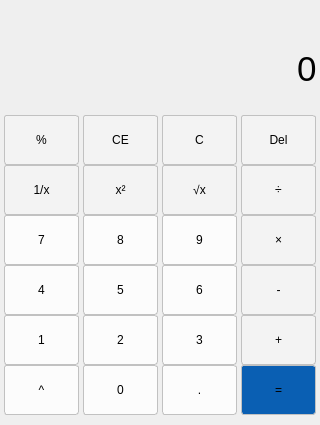
<?xml version="1.0" encoding="UTF-8"?>
<ui version="4.0">
 <class>CalculatorClass</class>
 <widget class="QWidget" name="CalculatorClass">
  <property name="geometry">
   <rect>
    <x>0</x>
    <y>0</y>
    <width>320</width>
    <height>425</height>
   </rect>
  </property>
  <property name="minimumSize">
   <size>
    <width>320</width>
    <height>425</height>
   </size>
  </property>
  <property name="maximumSize">
   <size>
    <width>320</width>
    <height>425</height>
   </size>
  </property>
  <property name="windowTitle">
   <string>Calculator</string>
  </property>
  <property name="styleSheet">
   <string notr="true">* {
	border: none;
	background-color: rgb(238，236，236);
}

QPushButton {
	border: 1px solid rgb(193,193,193);
	background-color: rgb(243,243,243);
	border-radius: 3px;
}

QPushButton:hover {
	background-color: rgb(221,223,221);
}

QPushButton#btn_numSign,
#btn_num0,
#btn_num1,
#btn_num2,
#btn_num3,
#btn_num4,
#btn_num5,
#btn_num6,
#btn_num7,
#btn_num8,
#btn_num9,
#btn_numDot
 {
	background-color: rgb(252,252,252);
	font: bold 12pt '微软雅黑';
}

QPushButton#btn_numSign:hover,
#btn_num0:hover,
#btn_num1:hover,
#btn_num2:hover,
#btn_num3:hover,
#btn_num4:hover,
#btn_num5:hover,
#btn_num6:hover,
#btn_num7:hover,
#btn_num8:hover,
#btn_num9:hover,
#btn_numDot:hover
 {
	border: 1px solid rgb(193,193,193);
	background-color: rgb(221,223,221);
}

#btn_equal {
	background-color: rgb(10,95,179);
}
#btn_equal:hover {
	background-color: rgb(34,110,186);
}

QLineEdit {
	background: transparent;
}
</string>
  </property>
  <layout class="QVBoxLayout" name="verticalLayout">
   <property name="spacing">
    <number>0</number>
   </property>
   <property name="leftMargin">
    <number>0</number>
   </property>
   <property name="topMargin">
    <number>0</number>
   </property>
   <property name="rightMargin">
    <number>0</number>
   </property>
   <property name="bottomMargin">
    <number>0</number>
   </property>
   <item>
    <widget class="QLineEdit" name="expLineEdit">
     <property name="minimumSize">
      <size>
       <width>0</width>
       <height>0</height>
      </size>
     </property>
     <property name="alignment">
      <set>Qt::AlignRight</set>
     </property>
     <property name="readOnly">
      <bool>true</bool>
     </property>
    </widget>
   </item>
   <item>
    <widget class="QLineEdit" name="lineEdit">
     <property name="minimumSize">
      <size>
       <width>0</width>
       <height>70</height>
      </size>
     </property>
     <property name="maximumSize">
      <size>
       <width>16777215</width>
       <height>70</height>
      </size>
     </property>
  <property name="alignment">
      <set>Qt::AlignRight</set>
     </property>
     <property name="font">
      <font>
       <pointsize>26</pointsize>
      </font>
     </property>
     <property name="text">
      <string>0</string>
     </property>
    </widget>
   </item>
   <item>
    <layout class="QGridLayout" name="gridLayout">
     <property name="topMargin">
      <number>2</number>
     </property>
     <property name="spacing">
      <number>0</number>
     </property>
     <item row="4" column="1">
      <widget class="QPushButton" name="btn_num2">
       <property name="minimumSize">
        <size>
         <width>75</width>
         <height>50</height>
        </size>
       </property>
       <property name="maximumSize">
        <size>
         <width>75</width>
         <height>50</height>
        </size>
       </property>
       <property name="text">
        <string>2</string>
       </property>
      </widget>
     </item>
     <item row="3" column="3">
      <widget class="QPushButton" name="btn_sub">
       <property name="minimumSize">
        <size>
         <width>75</width>
         <height>50</height>
        </size>
       </property>
       <property name="maximumSize">
        <size>
         <width>75</width>
         <height>50</height>
        </size>
       </property>
       <property name="text">
        <string>-</string>
       </property>
      </widget>
     </item>
     <item row="5" column="1">
      <widget class="QPushButton" name="btn_num0">
       <property name="minimumSize">
        <size>
         <width>75</width>
         <height>50</height>
        </size>
       </property>
       <property name="maximumSize">
        <size>
         <width>75</width>
         <height>50</height>
        </size>
       </property>
       <property name="text">
        <string>0</string>
       </property>
      </widget>
     </item>
     <item row="1" column="0">
      <widget class="QPushButton" name="pushButton_2">
       <property name="minimumSize">
        <size>
         <width>75</width>
         <height>50</height>
        </size>
       </property>
       <property name="maximumSize">
        <size>
         <width>75</width>
         <height>50</height>
        </size>
       </property>
       <property name="text">
        <string>1/x</string>
       </property>
      </widget>
     </item>
     <item row="3" column="0">
      <widget class="QPushButton" name="btn_num4">
       <property name="minimumSize">
        <size>
         <width>75</width>
         <height>50</height>
        </size>
       </property>
       <property name="maximumSize">
        <size>
         <width>75</width>
         <height>50</height>
        </size>
       </property>
       <property name="text">
        <string>4</string>
       </property>
      </widget>
     </item>
     <item row="0" column="3">
      <widget class="QPushButton" name="btn_del">
       <property name="minimumSize">
        <size>
         <width>75</width>
         <height>50</height>
        </size>
       </property>
       <property name="maximumSize">
        <size>
         <width>75</width>
         <height>50</height>
        </size>
       </property>
       <property name="text">
        <string>Del</string>
       </property>
      </widget>
     </item>
     <item row="5" column="0">
      <widget class="QPushButton" name="btn_numSign">
       <property name="minimumSize">
        <size>
         <width>75</width>
         <height>50</height>
        </size>
       </property>
       <property name="maximumSize">
        <size>
         <width>75</width>
         <height>50</height>
        </size>
       </property>
       <property name="text">
        <string>^</string>
       </property>
      </widget>
     </item>
     <item row="3" column="1">
      <widget class="QPushButton" name="btn_num5">
       <property name="minimumSize">
        <size>
         <width>75</width>
         <height>50</height>
        </size>
       </property>
       <property name="maximumSize">
        <size>
         <width>75</width>
         <height>50</height>
        </size>
       </property>
       <property name="text">
        <string>5</string>
       </property>
      </widget>
     </item>
     <item row="4" column="2">
      <widget class="QPushButton" name="btn_num3">
       <property name="minimumSize">
        <size>
         <width>75</width>
         <height>50</height>
        </size>
       </property>
       <property name="maximumSize">
        <size>
         <width>75</width>
         <height>50</height>
        </size>
       </property>
       <property name="text">
        <string>3</string>
       </property>
      </widget>
     </item>
     <item row="4" column="0">
      <widget class="QPushButton" name="btn_num1">
       <property name="minimumSize">
        <size>
         <width>75</width>
         <height>50</height>
        </size>
       </property>
       <property name="maximumSize">
        <size>
         <width>75</width>
         <height>50</height>
        </size>
       </property>
       <property name="text">
        <string>1</string>
       </property>
      </widget>
     </item>
     <item row="4" column="3">
      <widget class="QPushButton" name="btn_plus">
       <property name="minimumSize">
        <size>
         <width>75</width>
         <height>50</height>
        </size>
       </property>
       <property name="maximumSize">
        <size>
         <width>75</width>
         <height>50</height>
        </size>
       </property>
       <property name="text">
        <string>+</string>
       </property>
      </widget>
     </item>
     <item row="0" column="2">
      <widget class="QPushButton" name="pushButton_16">
       <property name="minimumSize">
        <size>
         <width>75</width>
         <height>50</height>
        </size>
       </property>
       <property name="maximumSize">
        <size>
         <width>75</width>
         <height>50</height>
        </size>
       </property>
       <property name="text">
        <string>C</string>
       </property>
      </widget>
     </item>
     <item row="1" column="2">
      <widget class="QPushButton" name="pushButton_20">
       <property name="minimumSize">
        <size>
         <width>75</width>
         <height>50</height>
        </size>
       </property>
       <property name="maximumSize">
        <size>
         <width>75</width>
         <height>50</height>
        </size>
       </property>
       <property name="text">
        <string>√x</string>
       </property>
      </widget>
     </item>
     <item row="5" column="2">
      <widget class="QPushButton" name="btn_numDot">
       <property name="minimumSize">
        <size>
         <width>75</width>
         <height>50</height>
        </size>
       </property>
       <property name="maximumSize">
        <size>
         <width>75</width>
         <height>50</height>
        </size>
       </property>
       <property name="text">
        <string>.</string>
       </property>
      </widget>
     </item>
     <item row="5" column="3">
      <widget class="QPushButton" name="btn_equal">
       <property name="minimumSize">
        <size>
         <width>75</width>
         <height>50</height>
        </size>
       </property>
       <property name="maximumSize">
        <size>
         <width>75</width>
         <height>50</height>
        </size>
       </property>
       <property name="text">
        <string>=</string>
       </property>
      </widget>
     </item>
     <item row="0" column="1">
      <widget class="QPushButton" name="pushButton_9">
       <property name="minimumSize">
        <size>
         <width>75</width>
         <height>50</height>
        </size>
       </property>
       <property name="maximumSize">
        <size>
         <width>75</width>
         <height>50</height>
        </size>
       </property>
       <property name="text">
        <string>CE</string>
       </property>
      </widget>
     </item>
     <item row="2" column="3">
      <widget class="QPushButton" name="btn_mul">
       <property name="minimumSize">
        <size>
         <width>75</width>
         <height>50</height>
        </size>
       </property>
       <property name="maximumSize">
        <size>
         <width>75</width>
         <height>50</height>
        </size>
       </property>
       <property name="text">
        <string>×</string>
       </property>
      </widget>
     </item>
     <item row="0" column="0">
      <widget class="QPushButton" name="pushButton">
       <property name="minimumSize">
        <size>
         <width>75</width>
         <height>50</height>
        </size>
       </property>
       <property name="maximumSize">
        <size>
         <width>75</width>
         <height>50</height>
        </size>
       </property>
       <property name="text">
        <string>%</string>
       </property>
      </widget>
     </item>
     <item row="2" column="1">
      <widget class="QPushButton" name="btn_num8">
       <property name="minimumSize">
        <size>
         <width>75</width>
         <height>50</height>
        </size>
       </property>
       <property name="maximumSize">
        <size>
         <width>75</width>
         <height>50</height>
        </size>
       </property>
       <property name="text">
        <string>8</string>
       </property>
      </widget>
     </item>
     <item row="2" column="2">
      <widget class="QPushButton" name="btn_num9">
       <property name="minimumSize">
        <size>
         <width>75</width>
         <height>50</height>
        </size>
       </property>
       <property name="maximumSize">
        <size>
         <width>75</width>
         <height>50</height>
        </size>
       </property>
       <property name="text">
        <string>9</string>
       </property>
      </widget>
     </item>
     <item row="1" column="1">
      <widget class="QPushButton" name="pushButton_11">
       <property name="minimumSize">
        <size>
         <width>75</width>
         <height>50</height>
        </size>
       </property>
       <property name="maximumSize">
        <size>
         <width>75</width>
         <height>50</height>
        </size>
       </property>
       <property name="text">
        <string>x²</string>
       </property>
      </widget>
     </item>
     <item row="3" column="2">
      <widget class="QPushButton" name="btn_num6">
       <property name="minimumSize">
        <size>
         <width>75</width>
         <height>50</height>
        </size>
       </property>
       <property name="maximumSize">
        <size>
         <width>75</width>
         <height>50</height>
        </size>
       </property>
       <property name="text">
        <string>6</string>
       </property>
      </widget>
     </item>
     <item row="1" column="3">
      <widget class="QPushButton" name="btn_div">
       <property name="minimumSize">
        <size>
         <width>75</width>
         <height>50</height>
        </size>
       </property>
       <property name="maximumSize">
        <size>
         <width>75</width>
         <height>50</height>
        </size>
       </property>
       <property name="text">
        <string>÷</string>
       </property>
      </widget>
     </item>
     <item row="2" column="0">
      <widget class="QPushButton" name="btn_num7">
       <property name="minimumSize">
        <size>
         <width>75</width>
         <height>50</height>
        </size>
       </property>
       <property name="maximumSize">
        <size>
         <width>75</width>
         <height>50</height>
        </size>
       </property>
       <property name="text">
        <string>7</string>
       </property>
      </widget>
     </item>
    </layout>
   </item>
  </layout>
 </widget>
 <layoutdefault spacing="6" margin="11"/>
 <resources>
  <include location="Calculator.qrc"/>
 </resources>
 <connections/>
</ui>
